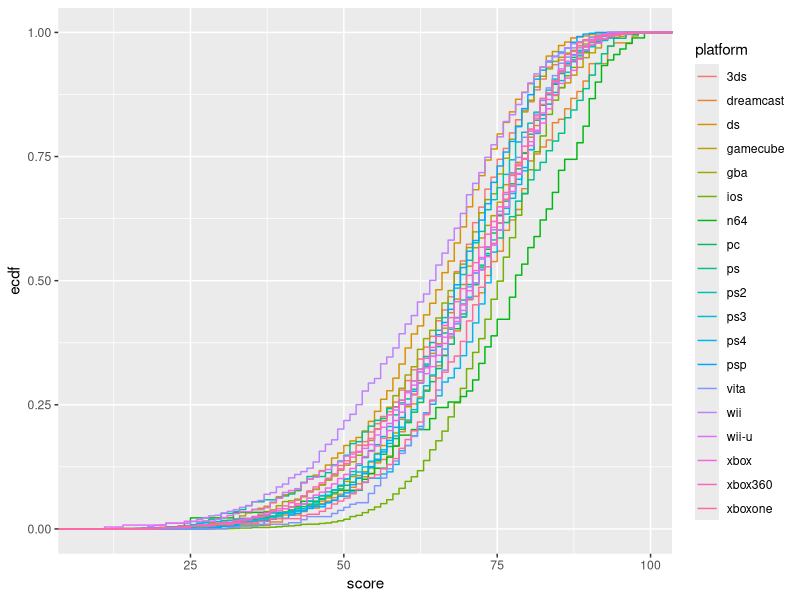
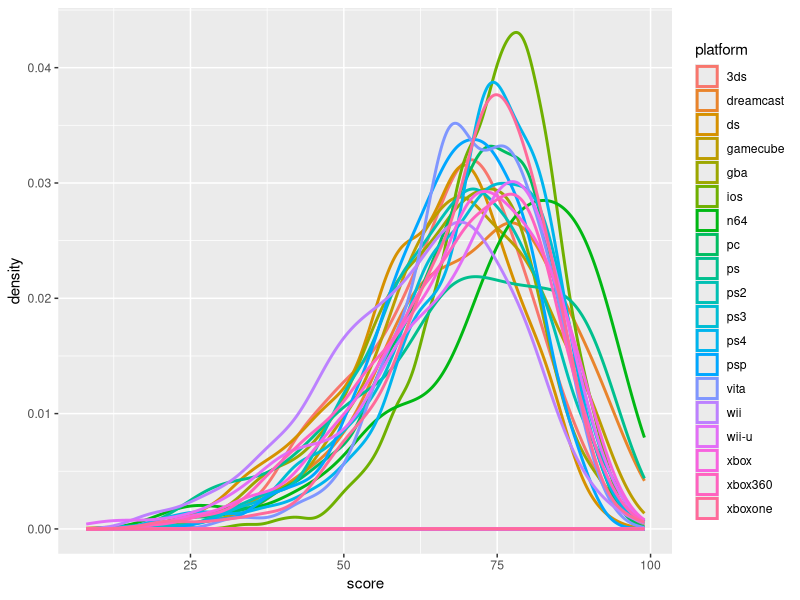
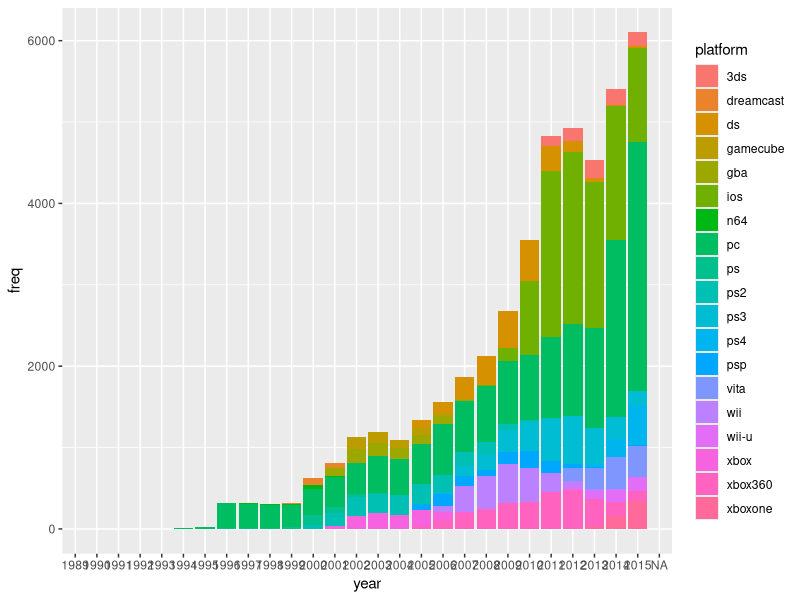
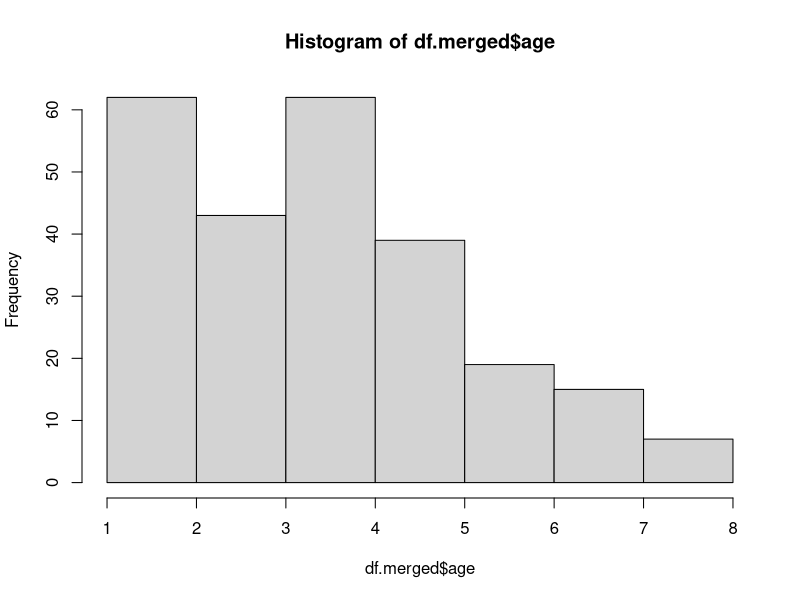
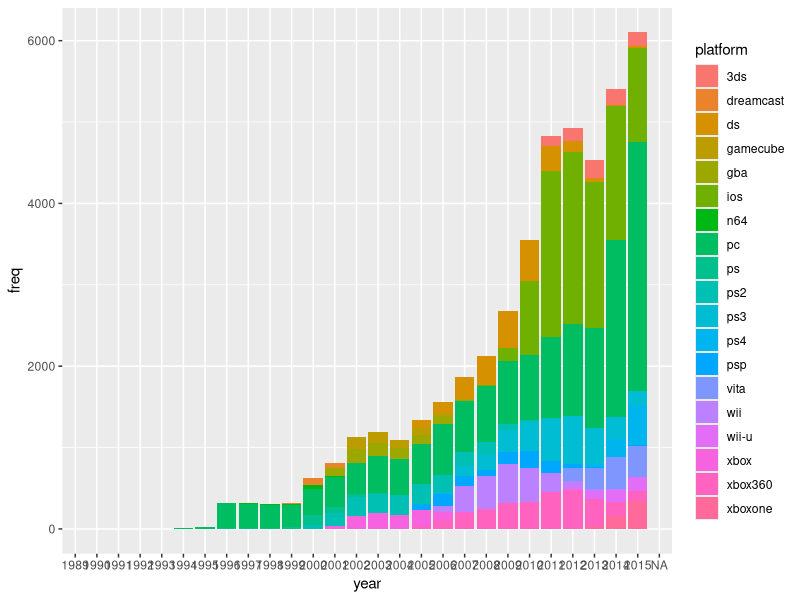

Here is the R script that generated these plots, in order:
library(ggplot2)
library(plyr)

### load and analyse metacritic data
# Note: file not provided here
# scrape the data with https://github.com/mas-ude/metacritic_scraper
# and place it in the data folder

# setwd("git/steam-data-stats/platform-market-comparison/")

df.metacritic <- read.csv("data/metacritic-20151227.csv", header=TRUE, sep=";", colClasses=c("numeric", "character", "character", "character", "numeric", "character", "character"))
df.metacritic$platform <- as.factor(df.metacritic$platform)
df.metacritic$release <- as.Date(df.metacritic$release, format = "%B %d, %Y")
ggplot(df.metacritic, aes(x=score, color=platform)) + stat_ecdf()
ggplot(df.metacritic, aes(x=score, color=platform)) + stat_density(position = "dodge", fill=NA, lwd=1)


## quick plot for releases per year
#df.metacritic$month = strftime(df.metacritic$release, "%b")
df.metacritic$year = strftime(df.metacritic$release, "%Y")
releases.peryear = count(df.metacritic, vars = c("year", "platform"))
ggplot(releases.peryear, aes(x=year, y=freq, fill=platform)) + geom_bar(stat="identity", position = "stack")
ggsave("releases-per-year.pdf")


##############
df.psnow <- read.csv("data/psnow-games.csv", sep = ";", colClasses = c("character", "numeric", "numeric", "numeric", "numeric", "logical"))
df.metacritic.ps3 <- subset(df.metacritic, platform == "ps3")
df.merged <- merge(df.psnow, df.metacritic.ps3, by.x = "Title", by.y = "title", all.x = TRUE)

## scores
mean(df.merged$score, na.rm = TRUE)

## age
df.merged$year <- as.numeric(strftime(df.merged$release, "%Y"))
df.merged$age <- 2015 - df.merged$year

hist(df.merged$age)
mean(df.merged$age, na.rm = TRUE)
median(df.merged$age, na.rm = TRUE)
